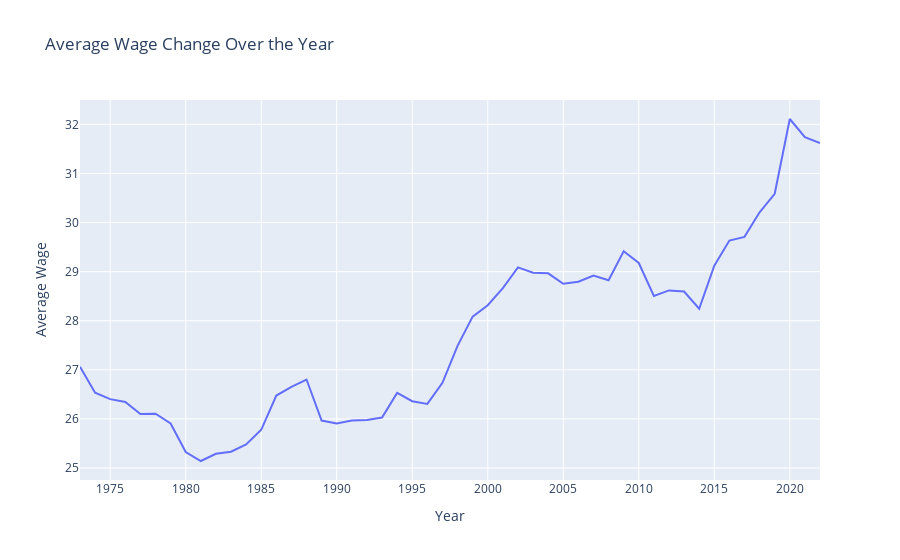

The cell this chart's notebook holds for it:
### Code cell
fig = px.line(df_general, x="Year", y="Average Wage",
              title='Average Wage Change Over the Year')

fig.show()

### Figure 1 — Plotly figure (JSON) as saved in the notebook; plotly's stock layout.template omitted (floating-point values rounded to 4 significant figures)
{"data": [{"hovertemplate": "Year=%{x}<br>Average Wage=%{y}<extra></extra>", "legendgroup": "", "line": {"color": "#636efa", "dash": "solid"}, "marker": {"symbol": "circle"}, "mode": "lines", "name": "", "orientation": "v", "showlegend": false, "type": "scatter", "x": [1973, 1974, 1975, 1976, 1977, 1978, 1979, 1980, 1981, 1982, 1983, 1984, 1985, 1986, 1987, 1988, 1989, 1990, 1991, 1992, 1993, 1994, 1995, 1996, 1997, 1998, 1999, 2000, 2001, 2002, 2003, 2004, 2005, 2006, 2007, 2008, 2009, 2010, 2011, 2012, 2013, 2014, 2015, 2016, 2017, 2018, 2019, 2020, 2021, 2022], "xaxis": "x", "y": [27.06, 26.53, 26.4, 26.35, 26.1, 26.1, 25.91, 25.32, 25.14, 25.29, 25.33, 25.48, 25.78, 26.48, 26.65, 26.8, 25.97, 25.91, 25.97, 25.98, 26.03, 26.53, 26.36, 26.31, 26.74, 27.49, 28.08, 28.32, 28.67, 29.09, 28.98, 28.97, 28.75, 28.8, 28.92, 28.82, 29.41, 29.18, 28.51, 28.62, 28.59, 28.24, 29.12, 29.63, 29.71, 30.21, 30.59, 32.11, 31.74, 31.62], "yaxis": "y"}], "layout": {"autosize": true, "legend": {"tracegroupgap": 0}, "title": {"text": "Average Wage Change Over the Year"}, "xaxis": {"anchor": "y", "autorange": true, "domain": [0, 1], "range": [1973, 2022], "title": {"text": "Year"}, "type": "linear"}, "yaxis": {"anchor": "x", "autorange": true, "domain": [0, 1], "range": [24.75, 32.5], "title": {"text": "Average Wage"}, "type": "linear"}}}
